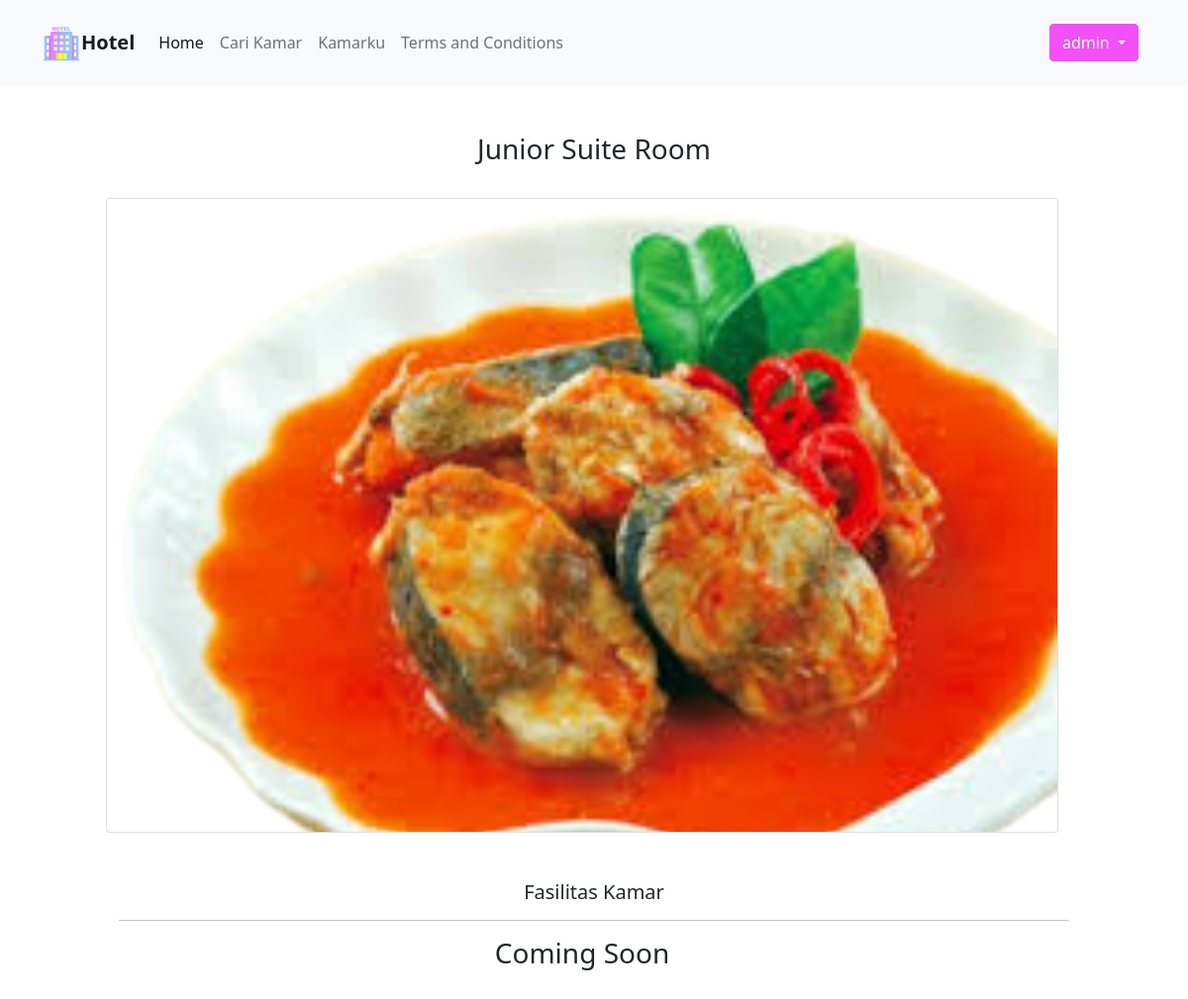
Page /order.php?kamar_id=6 (signed in, upper part) on the earlier database version.
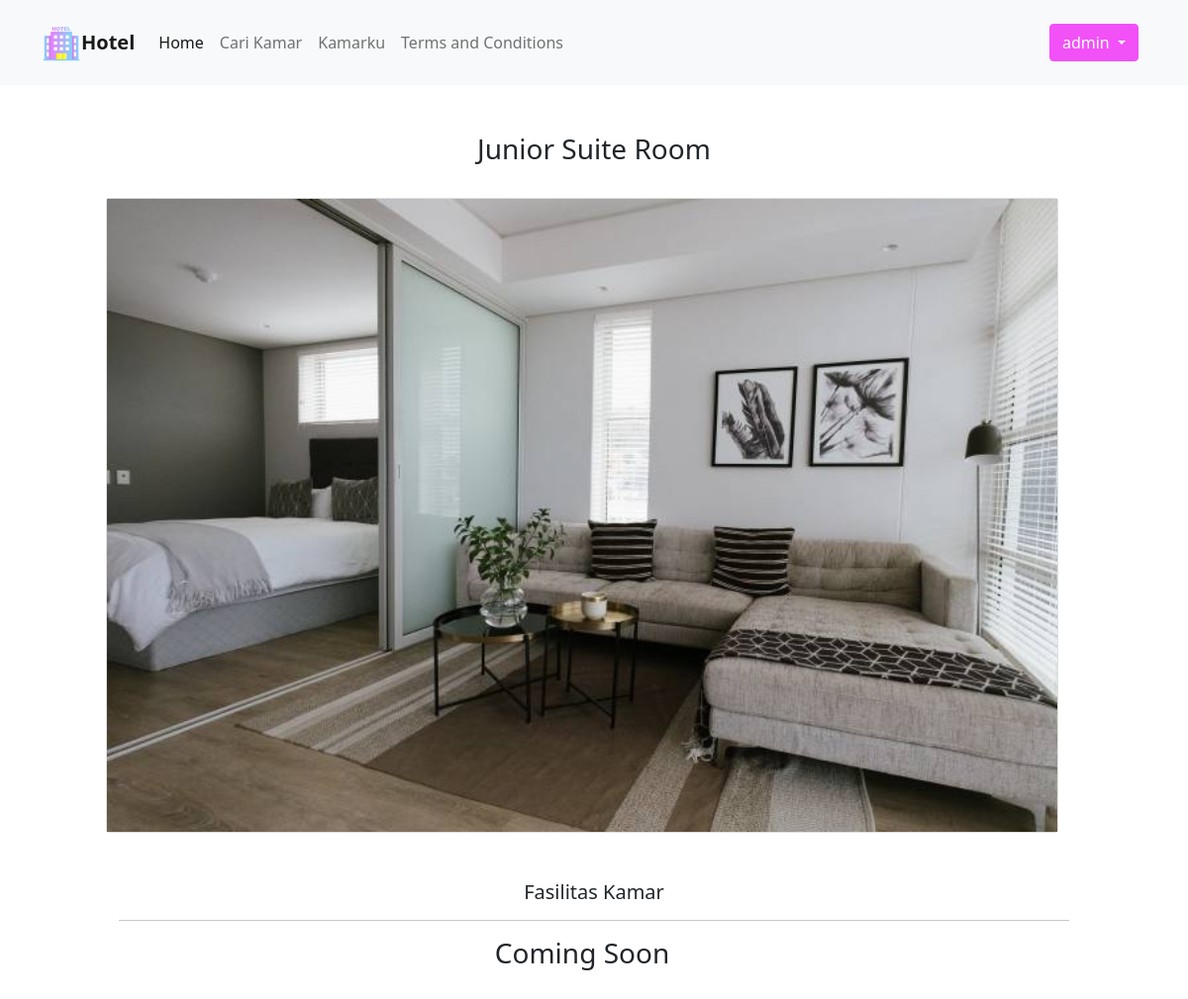
Same page on the later database version.
### tables this page shows
CREATE TABLE `kamar` (
  `id` bigint(20) NOT NULL,
  `title` varchar(255) NOT NULL,
  `price` double NOT NULL,
  `foto` varchar(255) NOT NULL,
  `deskripsi` text NOT NULL,
  `created_at` timestamp NOT NULL DEFAULT current_timestamp(),
  `updated_at` timestamp NOT NULL DEFAULT current_timestamp()
);

### order.php (the view, shortened to what this page needs)
<?php require_once 'layouts/header.php' ?>
<?php
    if (isset($_GET['kamar_id'])) {
        $kamar_id = $_GET['kamar_id'];
        $sql = "SELECT * FROM kamar WHERE id = " . $kamar_id;
        $result = $conn->query($sql);
        $data = $result->fetch_assoc();
    ?>
<div class="container py-4 my-4">
    <div class="d-flex justify-content-center flex-column align-items-center">
        <h3 class="card-title"><?= $data['title'] ?></h3>
        <div class="card p-0 me-4 mt-4">
            <div
                style="height: 80vh; width: 80vw; background-size: cover; background-image: url('<?= 'assets/images/kamar/' . $data['foto'] ?>')">
            </div>
        </div>
    </div>
</div>
<?php
    $sql = "SELECT * FROM fasilitas_kamar WHERE kamar_id = " . $_GET['kamar_id'];
    $result = mysqli_query($conn, $sql);
?>
<div class="mx-auto mt-2" style="width: 80vw;">
    <div class="text-center">
        <h5>Fasilitas Kamar</h5>
        <hr>
        <?php if ($result->num_rows > 0): ?>
        <div class="slider-fasilitas-umum">
            <?php $no = 1; ?>
            <?php while($row = $result->fetch_assoc()): ?>
            <div class="mx-4 card" style="width: 18rem;">
                <div
                    style="height: 16rem; background-size: cover; background-image: url(assets/images/fasilitas_umum/<?= $row['photo'] ?>)">
                </div>
                <div class="card-body">
                    <h6 class="card-title"><?= $row['title'] ?></h6>
                    <p class="card-text"><?= substr($row['description'], 0, 60) . '....' ?></p>
                </div>
            </div>
            <?php $no++; ?>
            <?php endwhile; ?>
        </div>
        <?php else: ?>
        <div style="width: 100%;" class="row">
            <h3 class="text-center">Coming Soon</h3>
        </div>
        <?php endif; ?>
    </div>
</div>
<?php
    }
?>
<br>
<br>
<br>
<br>
<br>

Differences in the rows shown:
changed kamar "Junior Suite Room": foto: a different picture
